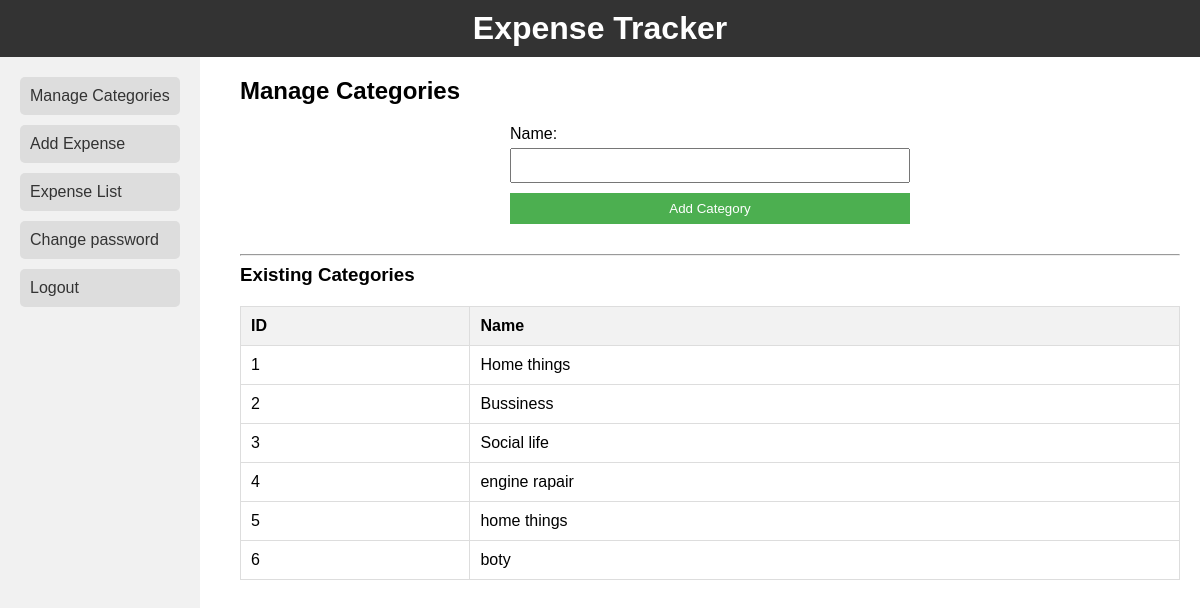
/manage_categories/ (signed in), run on the app's committed database.
### tracker/models.py (models this page shows, shortened)
class Category(models.Model):
    name = models.CharField(max_length=50, null=True)

### tracker/views.py (the view, shortened to what this page needs)
# urls.py: path('manage_categories/', ManageCategoriesView.as_view(), name='manage_categories'),
class ManageCategoriesView(View):
    template_name = 'tracker/manage_categories.html'
    def get(self, request, *args, **kwargs):
        categories = Category.objects.all()
        form = CategoryForm()
        return render(request, self.template_name, {'categories': categories, 'form': form})

### tracker/forms.py
class CategoryForm(forms.ModelForm):
    class Meta:
        model = Category
        fields = ['name']

### tracker/templates/tracker/manage_categories.html (shortened to what this page needs)
{% extends 'tracker/base.html' %}
{% block content %}
<div class="container">
    <h2>Manage Categories</h2>
    <form method="post" action="{% url 'manage_categories' %}">
        {{ form.as_p }}
        <button type="submit">Add Category</button>
    </form>
    <hr>
    <h3>Existing Categories</h3>
    <table border="1">
        <thead>
            <tr>
                <th>ID</th>
                <th>Name</th>
            </tr>
        </thead>
        <tbody>
            {% for category in categories %}
                <tr>
                    <td>{{ category.id }}</td>
                    <td>{{ category.name }}</td>
                </tr>
            {% endfor %}
        </tbody>
    </table>
</div>
{% endblock %}

### tracker/static/tracker/styles.css (style rules this page uses)
body, h1, h2, h3, p, ul, li, form, input, button { margin: 0; padding: 0; box-sizing: border-box; }
body { font-family: Arial, sans-serif; }
.container { display: block; }
form { max-width: 400px; margin: 20px auto; }
label { display: block; margin-bottom: 5px; }
input, button { width: 100%; padding: 8px; box-sizing: border-box; margin-bottom: 10px; }
button { background-color: #4caf50; color: white; border: none; cursor: pointer; }
table { width: 100%; border-collapse: collapse; margin-top: 20px; }
th, td { border: 1px solid #ddd; padding: 10px; text-align: left; }
th { background-color: #f2f2f2; }

### tracker/templates/tracker/base.html (style rules this page uses)
body { font-family: Arial, sans-serif; margin: 0; padding: 0; }

### data on the page
Category: id "1", name "Home things"
Category: id "2", name "Bussiness"
Category: id "3", name "Social life"
Category: id "4", name "engine rapair"
Category: id "5", name "home things"
Category: id "6", name "boty"
